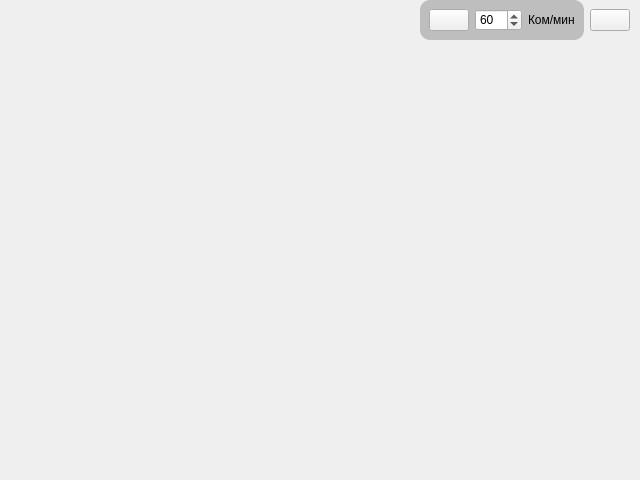
<?xml version="1.0" encoding="UTF-8"?>
<ui version="4.0">
 <class>Header</class>
 <widget class="QDockWidget" name="Header">
  <property name="geometry">
   <rect>
    <x>0</x>
    <y>0</y>
    <width>640</width>
    <height>480</height>
   </rect>
  </property>
  <property name="windowTitle">
   <string>DockWidget</string>
  </property>
  <widget class="QWidget" name="dockWidgetContents">
   <layout class="QGridLayout" name="gridLayout">
    <property name="leftMargin">
     <number>0</number>
    </property>
    <property name="topMargin">
     <number>0</number>
    </property>
    <property name="rightMargin">
     <number>0</number>
    </property>
    <property name="bottomMargin">
     <number>0</number>
    </property>
    <item row="0" column="0" alignment="Qt::AlignRight|Qt::AlignTop">
     <widget class="QWidget" name="horizontalWidget" native="true">
      <layout class="QHBoxLayout" name="horizontalLayout">
       <property name="leftMargin">
        <number>0</number>
       </property>
       <property name="topMargin">
        <number>0</number>
       </property>
       <property name="rightMargin">
        <number>10</number>
       </property>
       <property name="bottomMargin">
        <number>0</number>
       </property>
       <item alignment="Qt::AlignTop">
        <widget class="QWidget" name="custom_play" native="true">
         <property name="styleSheet">
          <string notr="true">#custom_play{
background-color:rgb(190, 190, 190);
border-radius: 10px;
}</string>
         </property>
         <layout class="QHBoxLayout" name="horizontalLayout_2">
          <item alignment="Qt::AlignTop">
           <widget class="QPushButton" name="runButton">
            <property name="sizePolicy">
             <sizepolicy hsizetype="Preferred" vsizetype="Preferred">
              <horstretch>0</horstretch>
              <verstretch>0</verstretch>
             </sizepolicy>
            </property>
            <property name="text">
             <string/>
            </property>
            <property name="icon">
             <iconset>
              <normaloff>icons/skip_next.svg</normaloff>icons/skip_next.svg</iconset>
            </property>
           </widget>
          </item>
          <item alignment="Qt::AlignTop">
           <widget class="QSpinBox" name="speed">
            <property name="sizePolicy">
             <sizepolicy hsizetype="Preferred" vsizetype="Preferred">
              <horstretch>0</horstretch>
              <verstretch>0</verstretch>
             </sizepolicy>
            </property>
            <property name="whatsThis">
             <string extracomment="Команд в минуту"/>
            </property>
            <property name="specialValueText">
             <string extracomment="Команд в минуту"/>
            </property>
            <property name="accelerated">
             <bool>true</bool>
            </property>
            <property name="prefix">
             <string extracomment="команд в минуту"/>
            </property>
            <property name="minimum">
             <number>1</number>
            </property>
            <property name="maximum">
             <number>999</number>
            </property>
            <property name="value">
             <number>60</number>
            </property>
           </widget>
          </item>
          <item>
           <widget class="QLabel" name="label">
            <property name="text">
             <string>Ком/мин</string>
            </property>
           </widget>
          </item>
         </layout>
        </widget>
       </item>
       <item alignment="Qt::AlignVCenter">
        <widget class="QPushButton" name="stepButton">
         <property name="sizePolicy">
          <sizepolicy hsizetype="Preferred" vsizetype="Preferred">
           <horstretch>0</horstretch>
           <verstretch>0</verstretch>
          </sizepolicy>
         </property>
         <property name="text">
          <string/>
         </property>
         <property name="icon">
          <iconset>
           <normaloff>:icons/icons/play_arrow.svg</normaloff>:icons/icons/play_arrow.svg</iconset>
         </property>
        </widget>
       </item>
      </layout>
     </widget>
    </item>
   </layout>
  </widget>
 </widget>
 <resources/>
 <connections/>
 <slots>
  <signal>assemblerRunning()</signal>
  <slot>assemblerRun()</slot>
 </slots>
</ui>
